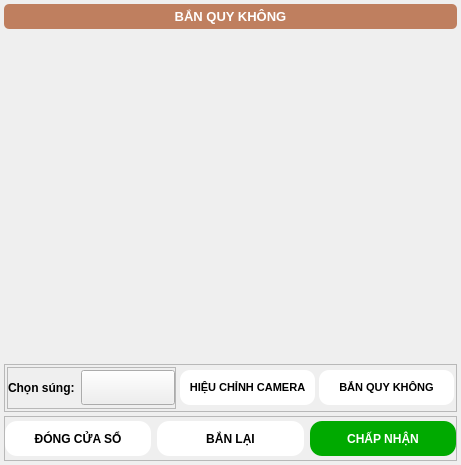
<?xml version="1.0" encoding="UTF-8"?>
<ui version="4.0">
 <class>Form</class>
 <widget class="QWidget" name="Form">
  <property name="geometry">
   <rect>
    <x>0</x>
    <y>0</y>
    <width>461</width>
    <height>465</height>
   </rect>
  </property>
  <property name="windowTitle">
   <string>Form</string>
  </property>
  <layout class="QVBoxLayout" name="verticalLayout_2" stretch="0,0,1,0,0">
   <property name="spacing">
    <number>4</number>
   </property>
   <property name="leftMargin">
    <number>4</number>
   </property>
   <property name="topMargin">
    <number>4</number>
   </property>
   <property name="rightMargin">
    <number>4</number>
   </property>
   <property name="bottomMargin">
    <number>4</number>
   </property>
   <item>
    <widget class="QLabel" name="pedestal1_name_label">
     <property name="minimumSize">
      <size>
       <width>0</width>
       <height>25</height>
      </size>
     </property>
     <property name="maximumSize">
      <size>
       <width>16777215</width>
       <height>25</height>
      </size>
     </property>
     <property name="font">
      <font>
       <pointsize>10</pointsize>
       <bold>true</bold>
      </font>
     </property>
     <property name="styleSheet">
      <string notr="true">background-color: rgb(191, 127, 95);
color: rgb(255, 255, 255);
border-radius:5px;</string>
     </property>
     <property name="text">
      <string>BẮN QUY KHÔNG</string>
     </property>
     <property name="alignment">
      <set>Qt::AlignCenter</set>
     </property>
    </widget>
   </item>
   <item>
    <layout class="QHBoxLayout" name="horizontalLayout_5" stretch=""/>
   </item>
   <item>
    <widget class="MonkezUSBCamera" name="monkezusbcamera" native="true"/>
   </item>
   <item>
    <widget class="QFrame" name="frame_5">
     <property name="frameShape">
      <enum>QFrame::StyledPanel</enum>
     </property>
     <property name="frameShadow">
      <enum>QFrame::Raised</enum>
     </property>
     <layout class="QVBoxLayout" name="verticalLayout">
      <property name="spacing">
       <number>2</number>
      </property>
      <property name="leftMargin">
       <number>2</number>
      </property>
      <property name="topMargin">
       <number>2</number>
      </property>
      <property name="rightMargin">
       <number>2</number>
      </property>
      <property name="bottomMargin">
       <number>2</number>
      </property>
      <item>
       <layout class="QHBoxLayout" name="horizontalLayout_6" stretch="3,2,0">
        <property name="spacing">
         <number>4</number>
        </property>
        <item>
         <widget class="QFrame" name="frame">
          <property name="minimumSize">
           <size>
            <width>0</width>
            <height>42</height>
           </size>
          </property>
          <property name="maximumSize">
           <size>
            <width>16777215</width>
            <height>42</height>
           </size>
          </property>
          <property name="frameShape">
           <enum>QFrame::StyledPanel</enum>
          </property>
          <property name="frameShadow">
           <enum>QFrame::Raised</enum>
          </property>
          <layout class="QHBoxLayout" name="horizontalLayout" stretch="0,1">
           <property name="leftMargin">
            <number>0</number>
           </property>
           <property name="topMargin">
            <number>0</number>
           </property>
           <property name="rightMargin">
            <number>0</number>
           </property>
           <property name="bottomMargin">
            <number>0</number>
           </property>
           <item>
            <widget class="QLabel" name="label">
             <property name="minimumSize">
              <size>
               <width>0</width>
               <height>35</height>
              </size>
             </property>
             <property name="maximumSize">
              <size>
               <width>80</width>
               <height>40</height>
              </size>
             </property>
             <property name="font">
              <font>
               <pointsize>9</pointsize>
               <bold>true</bold>
              </font>
             </property>
             <property name="text">
              <string>Chọn súng:</string>
             </property>
            </widget>
           </item>
           <item>
            <widget class="ComboBox" name="client_combo">
             <property name="minimumSize">
              <size>
               <width>0</width>
               <height>35</height>
              </size>
             </property>
             <property name="styleSheet">
              <string notr="true">ComboBox {
    border: 1px solid rgba(0, 0, 0, 0.073);
    border-radius: 10px;
    border-bottom: 1px solid rgba(0, 0, 0, 0.183);
    padding: 5px 31px 6px 11px;
    /* font: 14px 'Segoe UI', 'Microsoft YaHei', 'PingFang SC'; */
    color: black;
    background-color: rgba(255, 255, 255, 0.7);
    text-align: left;
}

ComboBox:hover {
    background-color: rgba(249, 249, 249, 0.5);
}

ComboBox:pressed {
    background-color: rgba(249, 249, 249, 0.3);
    border-bottom: 1px solid rgba(0, 0, 0, 0.073);
    color: rgba(0, 0, 0, 0.63);
}

ComboBox:disabled {
    color: rgba(0, 0, 0, 0.36);
    background: rgba(249, 249, 249, 0.3);
    border: 1px solid rgba(0, 0, 0, 0.06);
    border-bottom: 1px solid rgba(0, 0, 0, 0.06);
}
</string>
             </property>
            </widget>
           </item>
          </layout>
         </widget>
        </item>
        <item>
         <widget class="MonkezButton" name="adjust_btn">
          <property name="minimumSize">
           <size>
            <width>135</width>
            <height>35</height>
           </size>
          </property>
          <property name="maximumSize">
           <size>
            <width>10000</width>
            <height>16777215</height>
           </size>
          </property>
          <property name="font">
           <font>
            <pointsize>8</pointsize>
            <bold>true</bold>
           </font>
          </property>
          <property name="styleSheet">
           <string notr="true">QPushButton {
    border-radius: 10px;
    background-color: rgba(255, 255, 255, 255);
    color: #000000;
    border: none;
}</string>
          </property>
          <property name="text">
           <string>HIỆU CHỈNH CAMERA</string>
          </property>
          <property name="isChecked" stdset="0">
           <bool>false</bool>
          </property>
          <property name="filledButton" stdset="0">
           <bool>true</bool>
          </property>
          <property name="outlinedButton" stdset="0">
           <bool>false</bool>
          </property>
          <property name="DeactiveColor" stdset="0">
           <color>
            <red>255</red>
            <green>255</green>
            <blue>255</blue>
           </color>
          </property>
          <property name="textColor" stdset="0">
           <color>
            <red>0</red>
            <green>0</green>
            <blue>0</blue>
           </color>
          </property>
          <property name="hoverTextColor" stdset="0">
           <color>
            <red>68</red>
            <green>68</green>
            <blue>68</blue>
           </color>
          </property>
         </widget>
        </item>
        <item>
         <widget class="MonkezButton" name="Q0_btn">
          <property name="minimumSize">
           <size>
            <width>135</width>
            <height>35</height>
           </size>
          </property>
          <property name="maximumSize">
           <size>
            <width>10000</width>
            <height>16777215</height>
           </size>
          </property>
          <property name="font">
           <font>
            <pointsize>8</pointsize>
            <bold>true</bold>
           </font>
          </property>
          <property name="styleSheet">
           <string notr="true">QPushButton {
    border-radius: 10px;
    background-color: rgba(255, 255, 255, 255);
    color: #000000;
    border: none;
}</string>
          </property>
          <property name="text">
           <string>BẮN QUY KHÔNG</string>
          </property>
          <property name="isChecked" stdset="0">
           <bool>false</bool>
          </property>
          <property name="filledButton" stdset="0">
           <bool>true</bool>
          </property>
          <property name="outlinedButton" stdset="0">
           <bool>false</bool>
          </property>
          <property name="DeactiveColor" stdset="0">
           <color>
            <red>255</red>
            <green>255</green>
            <blue>255</blue>
           </color>
          </property>
          <property name="textColor" stdset="0">
           <color>
            <red>0</red>
            <green>0</green>
            <blue>0</blue>
           </color>
          </property>
          <property name="hoverTextColor" stdset="0">
           <color>
            <red>68</red>
            <green>68</green>
            <blue>68</blue>
           </color>
          </property>
         </widget>
        </item>
       </layout>
      </item>
     </layout>
    </widget>
   </item>
   <item>
    <widget class="QFrame" name="frame_2">
     <property name="minimumSize">
      <size>
       <width>0</width>
       <height>45</height>
      </size>
     </property>
     <property name="maximumSize">
      <size>
       <width>16777215</width>
       <height>45</height>
      </size>
     </property>
     <property name="frameShape">
      <enum>QFrame::StyledPanel</enum>
     </property>
     <property name="frameShadow">
      <enum>QFrame::Raised</enum>
     </property>
     <layout class="QHBoxLayout" name="horizontalLayout_2">
      <property name="leftMargin">
       <number>0</number>
      </property>
      <property name="topMargin">
       <number>0</number>
      </property>
      <property name="rightMargin">
       <number>0</number>
      </property>
      <property name="bottomMargin">
       <number>0</number>
      </property>
      <item>
       <widget class="MonkezButton" name="close_window_btn">
        <property name="minimumSize">
         <size>
          <width>130</width>
          <height>35</height>
         </size>
        </property>
        <property name="maximumSize">
         <size>
          <width>16777215</width>
          <height>35</height>
         </size>
        </property>
        <property name="font">
         <font>
          <bold>true</bold>
         </font>
        </property>
        <property name="styleSheet">
         <string notr="true">QPushButton {
	background-color: rgb(255, 255, 255);
    border-radius: 12px;
    border: none;
}</string>
        </property>
        <property name="text">
         <string>ĐÓNG CỬA SỔ</string>
        </property>
        <property name="filledButton" stdset="0">
         <bool>true</bool>
        </property>
        <property name="outlinedButton" stdset="0">
         <bool>false</bool>
        </property>
        <property name="DeactiveColor" stdset="0">
         <color>
          <red>170</red>
          <green>0</green>
          <blue>0</blue>
         </color>
        </property>
        <property name="textColor" stdset="0">
         <color>
          <red>255</red>
          <green>255</green>
          <blue>255</blue>
         </color>
        </property>
        <property name="hoverTextColor" stdset="0">
         <color>
          <red>183</red>
          <green>183</green>
          <blue>183</blue>
         </color>
        </property>
       </widget>
      </item>
      <item>
       <widget class="MonkezButton" name="cancel_btn">
        <property name="minimumSize">
         <size>
          <width>130</width>
          <height>35</height>
         </size>
        </property>
        <property name="maximumSize">
         <size>
          <width>16777215</width>
          <height>35</height>
         </size>
        </property>
        <property name="font">
         <font>
          <bold>true</bold>
         </font>
        </property>
        <property name="styleSheet">
         <string notr="true">QPushButton {
	background-color: rgb(255, 255, 255);
    border-radius: 12px;
    border: none;
}</string>
        </property>
        <property name="text">
         <string>BẮN LẠI</string>
        </property>
        <property name="filledButton" stdset="0">
         <bool>true</bool>
        </property>
        <property name="outlinedButton" stdset="0">
         <bool>false</bool>
        </property>
        <property name="DeactiveColor" stdset="0">
         <color>
          <red>170</red>
          <green>0</green>
          <blue>0</blue>
         </color>
        </property>
        <property name="textColor" stdset="0">
         <color>
          <red>255</red>
          <green>255</green>
          <blue>255</blue>
         </color>
        </property>
        <property name="hoverTextColor" stdset="0">
         <color>
          <red>183</red>
          <green>183</green>
          <blue>183</blue>
         </color>
        </property>
       </widget>
      </item>
      <item>
       <widget class="MonkezButton" name="confirm_btn">
        <property name="minimumSize">
         <size>
          <width>130</width>
          <height>35</height>
         </size>
        </property>
        <property name="maximumSize">
         <size>
          <width>16777215</width>
          <height>35</height>
         </size>
        </property>
        <property name="font">
         <font>
          <bold>true</bold>
         </font>
        </property>
        <property name="styleSheet">
         <string notr="true">QPushButton {
    border-radius: 12px;
    background-color: rgba(0, 170, 0, 255);
    color: #ffffff;
    border: none;
}</string>
        </property>
        <property name="text">
         <string>CHẤP NHẬN</string>
        </property>
        <property name="filledButton" stdset="0">
         <bool>true</bool>
        </property>
        <property name="outlinedButton" stdset="0">
         <bool>false</bool>
        </property>
        <property name="DeactiveColor" stdset="0">
         <color>
          <red>0</red>
          <green>170</green>
          <blue>0</blue>
         </color>
        </property>
        <property name="textColor" stdset="0">
         <color>
          <red>255</red>
          <green>255</green>
          <blue>255</blue>
         </color>
        </property>
        <property name="hoverTextColor" stdset="0">
         <color>
          <red>183</red>
          <green>183</green>
          <blue>183</blue>
         </color>
        </property>
       </widget>
      </item>
     </layout>
    </widget>
   </item>
  </layout>
 </widget>
 <customwidgets>
  <customwidget>
   <class>ComboBox</class>
   <extends>QPushButton</extends>
   <header>qfluentwidgets</header>
  </customwidget>
  <customwidget>
   <class>MonkezButton</class>
   <extends>QPushButton</extends>
   <header>monkez_button</header>
  </customwidget>
  <customwidget>
   <class>MonkezImage</class>
   <extends>QWidget</extends>
   <header>monkez_image</header>
  </customwidget>
  <customwidget>
   <class>MonkezUSBCamera</class>
   <extends>MonkezImage</extends>
   <header>monkez_usb_camera</header>
  </customwidget>
 </customwidgets>
 <resources/>
 <connections/>
</ui>
